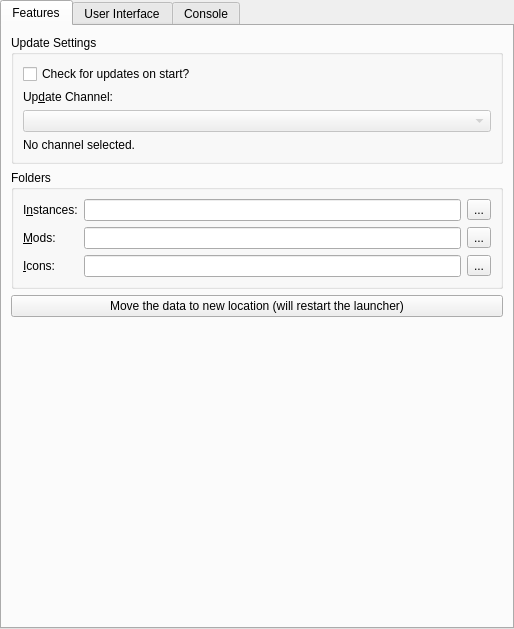
<?xml version="1.0" encoding="UTF-8"?>
<ui version="4.0">
 <class>LauncherPage</class>
 <widget class="QWidget" name="LauncherPage">
  <property name="geometry">
   <rect>
    <x>0</x>
    <y>0</y>
    <width>514</width>
    <height>629</height>
   </rect>
  </property>
  <property name="sizePolicy">
   <sizepolicy hsizetype="MinimumExpanding" vsizetype="MinimumExpanding">
    <horstretch>0</horstretch>
    <verstretch>0</verstretch>
   </sizepolicy>
  </property>
  <layout class="QVBoxLayout" name="mainLayout">
   <property name="leftMargin">
    <number>0</number>
   </property>
   <property name="topMargin">
    <number>0</number>
   </property>
   <property name="rightMargin">
    <number>0</number>
   </property>
   <property name="bottomMargin">
    <number>0</number>
   </property>
   <item>
    <widget class="QTabWidget" name="tabWidget">
     <property name="toolTip">
      <string notr="true"/>
     </property>
     <property name="tabShape">
      <enum>QTabWidget::Rounded</enum>
     </property>
     <property name="currentIndex">
      <number>0</number>
     </property>
     <widget class="QWidget" name="featuresTab">
      <attribute name="title">
       <string>Features</string>
      </attribute>
      <layout class="QVBoxLayout" name="verticalLayout_9">
       <item>
        <widget class="QGroupBox" name="updateSettingsBox">
         <property name="title">
          <string>Update Settings</string>
         </property>
         <layout class="QVBoxLayout" name="verticalLayout_7">
          <item>
           <widget class="QCheckBox" name="autoUpdateCheckBox">
            <property name="text">
             <string>Check for updates on start?</string>
            </property>
           </widget>
          </item>
          <item>
           <widget class="QLabel" name="updateChannelLabel">
            <property name="text">
             <string>Up&amp;date Channel:</string>
            </property>
            <property name="buddy">
             <cstring>updateChannelComboBox</cstring>
            </property>
           </widget>
          </item>
          <item>
           <widget class="QComboBox" name="updateChannelComboBox">
            <property name="enabled">
             <bool>false</bool>
            </property>
           </widget>
          </item>
          <item>
           <widget class="QLabel" name="updateChannelDescLabel">
            <property name="text">
             <string>No channel selected.</string>
            </property>
            <property name="wordWrap">
             <bool>true</bool>
            </property>
           </widget>
          </item>
         </layout>
        </widget>
       </item>
       <item>
        <widget class="QGroupBox" name="foldersBox">
         <property name="title">
          <string>Folders</string>
         </property>
         <layout class="QGridLayout" name="foldersBoxLayout">
          <item row="0" column="0">
           <widget class="QLabel" name="labelInstDir">
            <property name="text">
             <string>I&amp;nstances:</string>
            </property>
            <property name="buddy">
             <cstring>instDirTextBox</cstring>
            </property>
           </widget>
          </item>
          <item row="0" column="1">
           <widget class="QLineEdit" name="instDirTextBox"/>
          </item>
          <item row="0" column="2">
           <widget class="QToolButton" name="instDirBrowseBtn">
            <property name="text">
             <string notr="true">...</string>
            </property>
           </widget>
          </item>
          <item row="1" column="0">
           <widget class="QLabel" name="labelModsDir">
            <property name="text">
             <string>&amp;Mods:</string>
            </property>
            <property name="buddy">
             <cstring>modsDirTextBox</cstring>
            </property>
           </widget>
          </item>
          <item row="1" column="1">
           <widget class="QLineEdit" name="modsDirTextBox"/>
          </item>
          <item row="1" column="2">
           <widget class="QToolButton" name="modsDirBrowseBtn">
            <property name="text">
             <string notr="true">...</string>
            </property>
           </widget>
          </item>
          <item row="2" column="1">
           <widget class="QLineEdit" name="iconsDirTextBox"/>
          </item>
          <item row="2" column="0">
           <widget class="QLabel" name="labelIconsDir">
            <property name="text">
             <string>&amp;Icons:</string>
            </property>
            <property name="buddy">
             <cstring>iconsDirTextBox</cstring>
            </property>
           </widget>
          </item>
          <item row="2" column="2">
           <widget class="QToolButton" name="iconsDirBrowseBtn">
            <property name="text">
             <string notr="true">...</string>
            </property>
           </widget>
          </item>
         </layout>
        </widget>
       </item>
       <item>
        <widget class="QPushButton" name="migrateDataFolderMacBtn">
         <property name="text">
          <string>Move the data to new location (will restart the launcher)</string>
         </property>
        </widget>
       </item>
       <item>
        <spacer name="verticalSpacer_2">
         <property name="orientation">
          <enum>Qt::Vertical</enum>
         </property>
         <property name="sizeHint" stdset="0">
          <size>
           <width>0</width>
           <height>0</height>
          </size>
         </property>
        </spacer>
       </item>
      </layout>
     </widget>
     <widget class="QWidget" name="generalTab">
      <attribute name="title">
       <string>User Interface</string>
      </attribute>
      <layout class="QVBoxLayout" name="verticalLayout_6">
       <item>
        <widget class="QGroupBox" name="sortingModeBox">
         <property name="enabled">
          <bool>true</bool>
         </property>
         <property name="title">
          <string>Instance view sorting mode</string>
         </property>
         <layout class="QHBoxLayout" name="sortingModeBoxLayout">
          <item>
           <widget class="QRadioButton" name="sortLastLaunchedBtn">
            <property name="text">
             <string>&amp;By last launched</string>
            </property>
            <attribute name="buttonGroup">
             <string notr="true">sortingModeGroup</string>
            </attribute>
           </widget>
          </item>
          <item>
           <widget class="QRadioButton" name="sortByNameBtn">
            <property name="text">
             <string>By &amp;name</string>
            </property>
            <attribute name="buttonGroup">
             <string notr="true">sortingModeGroup</string>
            </attribute>
           </widget>
          </item>
         </layout>
        </widget>
       </item>
       <item>
        <widget class="QGroupBox" name="themeBox">
         <property name="title">
          <string>Theme</string>
         </property>
         <layout class="QFormLayout" name="formLayout">
          <item row="0" column="0">
           <widget class="QLabel" name="label_3">
            <property name="text">
             <string>&amp;Icons</string>
            </property>
            <property name="buddy">
             <cstring>themeComboBox</cstring>
            </property>
           </widget>
          </item>
          <item row="0" column="1">
           <widget class="QComboBox" name="themeComboBox">
            <property name="sizePolicy">
             <sizepolicy hsizetype="Expanding" vsizetype="Fixed">
              <horstretch>0</horstretch>
              <verstretch>0</verstretch>
             </sizepolicy>
            </property>
            <property name="focusPolicy">
             <enum>Qt::StrongFocus</enum>
            </property>
           </widget>
          </item>
          <item row="1" column="0">
           <widget class="QLabel" name="label_4">
            <property name="text">
             <string>&amp;Colors</string>
            </property>
            <property name="buddy">
             <cstring>themeComboBoxColors</cstring>
            </property>
           </widget>
          </item>
          <item row="1" column="1">
           <widget class="QComboBox" name="themeComboBoxColors">
            <property name="sizePolicy">
             <sizepolicy hsizetype="Expanding" vsizetype="Fixed">
              <horstretch>0</horstretch>
              <verstretch>0</verstretch>
             </sizepolicy>
            </property>
            <property name="focusPolicy">
             <enum>Qt::StrongFocus</enum>
            </property>
           </widget>
          </item>
         </layout>
        </widget>
       </item>
       <item>
        <widget class="QGroupBox" name="toolsBox">
         <property name="sizePolicy">
          <sizepolicy hsizetype="Preferred" vsizetype="Preferred">
           <horstretch>0</horstretch>
           <verstretch>0</verstretch>
          </sizepolicy>
         </property>
         <property name="title">
          <string>Tools</string>
         </property>
         <layout class="QVBoxLayout" name="verticalLayout">
          <item>
           <widget class="QCheckBox" name="preferMenuBarCheckBox">
            <property name="toolTip">
             <string>The menubar is more friendly for keyboard-driven interaction.</string>
            </property>
            <property name="text">
             <string>&amp;Replace toolbar with menubar</string>
            </property>
           </widget>
          </item>
         </layout>
        </widget>
       </item>
       <item>
        <spacer name="generalTabSpacer">
         <property name="orientation">
          <enum>Qt::Vertical</enum>
         </property>
         <property name="sizeHint" stdset="0">
          <size>
           <width>0</width>
           <height>0</height>
          </size>
         </property>
        </spacer>
       </item>
      </layout>
     </widget>
     <widget class="QWidget" name="consoleTab">
      <attribute name="title">
       <string>Console</string>
      </attribute>
      <layout class="QVBoxLayout" name="verticalLayout_2">
       <item>
        <widget class="QGroupBox" name="consoleSettingsBox">
         <property name="title">
          <string>Console Settings</string>
         </property>
         <layout class="QVBoxLayout" name="verticalLayout_3">
          <item>
           <widget class="QCheckBox" name="showConsoleCheck">
            <property name="text">
             <string>Show console while the game is &amp;running?</string>
            </property>
           </widget>
          </item>
          <item>
           <widget class="QCheckBox" name="autoCloseConsoleCheck">
            <property name="text">
             <string>&amp;Automatically close console when the game quits?</string>
            </property>
           </widget>
          </item>
          <item>
           <widget class="QCheckBox" name="showConsoleErrorCheck">
            <property name="text">
             <string>Show console when the game &amp;crashes?</string>
            </property>
           </widget>
          </item>
         </layout>
        </widget>
       </item>
       <item>
        <widget class="QGroupBox" name="groupBox_4">
         <property name="title">
          <string>&amp;History limit</string>
         </property>
         <layout class="QGridLayout" name="gridLayout_3">
          <item row="1" column="0">
           <widget class="QCheckBox" name="checkStopLogging">
            <property name="text">
             <string>&amp;Stop logging when log overflows</string>
            </property>
           </widget>
          </item>
          <item row="0" column="0">
           <widget class="QSpinBox" name="lineLimitSpinBox">
            <property name="sizePolicy">
             <sizepolicy hsizetype="Expanding" vsizetype="Fixed">
              <horstretch>0</horstretch>
              <verstretch>0</verstretch>
             </sizepolicy>
            </property>
            <property name="suffix">
             <string> lines</string>
            </property>
            <property name="minimum">
             <number>10000</number>
            </property>
            <property name="maximum">
             <number>1000000</number>
            </property>
            <property name="singleStep">
             <number>10000</number>
            </property>
            <property name="value">
             <number>100000</number>
            </property>
           </widget>
          </item>
         </layout>
        </widget>
       </item>
       <item>
        <widget class="QGroupBox" name="themeBox_2">
         <property name="sizePolicy">
          <sizepolicy hsizetype="Preferred" vsizetype="MinimumExpanding">
           <horstretch>0</horstretch>
           <verstretch>0</verstretch>
          </sizepolicy>
         </property>
         <property name="title">
          <string>Console &amp;font</string>
         </property>
         <layout class="QGridLayout" name="gridLayout_2">
          <item row="1" column="0" colspan="2">
           <widget class="QTextEdit" name="fontPreview">
            <property name="sizePolicy">
             <sizepolicy hsizetype="Expanding" vsizetype="MinimumExpanding">
              <horstretch>0</horstretch>
              <verstretch>0</verstretch>
             </sizepolicy>
            </property>
            <property name="horizontalScrollBarPolicy">
             <enum>Qt::ScrollBarAlwaysOff</enum>
            </property>
            <property name="undoRedoEnabled">
             <bool>false</bool>
            </property>
            <property name="textInteractionFlags">
             <set>Qt::TextSelectableByKeyboard|Qt::TextSelectableByMouse</set>
            </property>
           </widget>
          </item>
          <item row="0" column="0">
           <widget class="QFontComboBox" name="consoleFont">
            <property name="sizePolicy">
             <sizepolicy hsizetype="Expanding" vsizetype="Fixed">
              <horstretch>0</horstretch>
              <verstretch>0</verstretch>
             </sizepolicy>
            </property>
           </widget>
          </item>
          <item row="0" column="1">
           <widget class="QSpinBox" name="fontSizeBox">
            <property name="minimum">
             <number>5</number>
            </property>
            <property name="maximum">
             <number>16</number>
            </property>
            <property name="value">
             <number>11</number>
            </property>
           </widget>
          </item>
         </layout>
        </widget>
       </item>
      </layout>
     </widget>
    </widget>
   </item>
  </layout>
 </widget>
 <tabstops>
  <tabstop>tabWidget</tabstop>
  <tabstop>autoUpdateCheckBox</tabstop>
  <tabstop>updateChannelComboBox</tabstop>
  <tabstop>instDirTextBox</tabstop>
  <tabstop>instDirBrowseBtn</tabstop>
  <tabstop>modsDirTextBox</tabstop>
  <tabstop>modsDirBrowseBtn</tabstop>
  <tabstop>iconsDirTextBox</tabstop>
  <tabstop>iconsDirBrowseBtn</tabstop>
  <tabstop>sortLastLaunchedBtn</tabstop>
  <tabstop>sortByNameBtn</tabstop>
  <tabstop>themeComboBox</tabstop>
  <tabstop>themeComboBoxColors</tabstop>
  <tabstop>showConsoleCheck</tabstop>
  <tabstop>autoCloseConsoleCheck</tabstop>
  <tabstop>showConsoleErrorCheck</tabstop>
  <tabstop>lineLimitSpinBox</tabstop>
  <tabstop>checkStopLogging</tabstop>
  <tabstop>consoleFont</tabstop>
  <tabstop>fontSizeBox</tabstop>
  <tabstop>fontPreview</tabstop>
 </tabstops>
 <resources/>
 <connections/>
 <buttongroups>
  <buttongroup name="sortingModeGroup"/>
 </buttongroups>
</ui>
